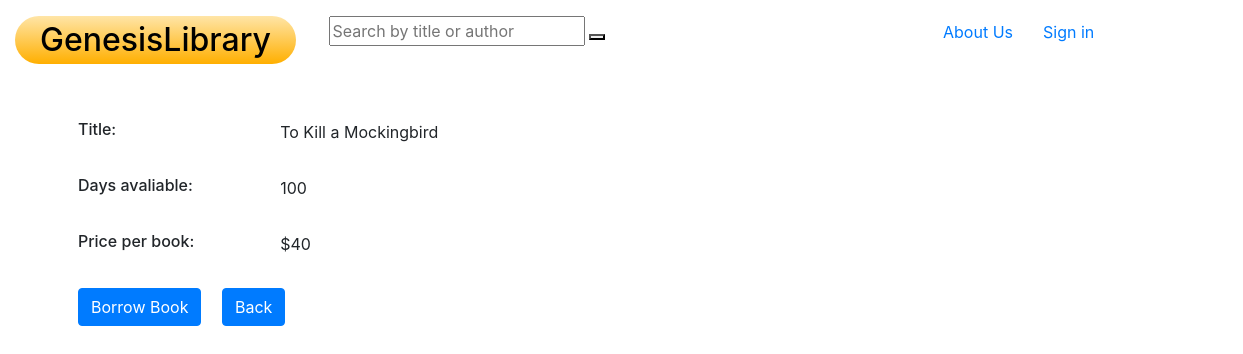
The app's page /borrow_info/2 with its own data.
### libraryGenesis_app/models.py (models this page shows)
class Book(models.Model):
    title = models.CharField(max_length=255)
    author = models.CharField(max_length=255)
    genre = models.CharField(max_length=100)
    publish_date = models.DateField()
    price = models.IntegerField()
    days_avaliable = models.IntegerField()
    about = models.TextField()
    users = models.ManyToManyField(User, related_name="books")
    created_at = models.DateTimeField(auto_now_add = True)
    updated_at = models.DateTimeField(auto_now = True)
    objects = BookManager()

### libraryGenesis_app/views.py (the view)
# urls.py: path('borrow_info/<int:book_id>', views.borrow_info),
def borrow_info(request, book_id):
    book = Book.objects.get(id=book_id)
    context = {
        'book': book
    }
    return render(request, 'borrow_info.html', context)

### libraryGenesis_app/templates/borrow_info.html (shortened to what this page needs)
<!DOCTYPE html>
<html lang="en">
<head>
    {% load static %}
    <link rel="stylesheet" href="{% static 'style.css' %}">
    <link rel="stylesheet" href="https://stackpath.bootstrapcdn.com/bootstrap/4.5.0/css/bootstrap.min.css">
</head>
<body>
    <div class="container-fluid">
        <div class="row dashboard-header mt-3">
            <div class="col-sm">
                <h2 class="gradient"><a class="no-decoration" href="/">GenesisLibrary</a></h2>
            </div>
            <div class="col-sm-6 search-form">
                <form action="/" method="get">
                    <input type="text" name="q" placeholder="Search by title or author" id="search" value="{{ request.GET.q }}"/>
                    <button></button>
                </form>
            </div>
            <div class="row  text-right extra-width m-1">
                <div class="col-sm-4  pl-1  text-left">
                    <a href="/about">About Us</a>
                </div>
                {% if request.session.uid %}
                    <div class="col-sm-3 mr-4 text-left">
                    <a href="/display_borrowed">Borrowed</a>
                    </div>
                    <div class="col-sm-4 text-left">
                    <a href="/logout">Log out</a>
                    </div>
                {% else %}
                <div class="col-sm-3 pl-1 text-left">
                    <a href="/display_login">Sign in</a>
                </div>
                {% endif %}
            </div>
        </div>
        <div class="col-sm mt-5 ml-5">
                <form method="post" {% if request.session.uid %} action="/borrow_book/{{book.id}}" {% else %}  action="/borrow/{{book.id}}" {% endif %}>
                    <div class="form-group row">
                        <h6 class="col-sm-2">Title: </h6>
                        <div class="col-sm-10">
                            <p>{{book.title}}</p>
                        </div>
                    </div>
                    <div class="form-group row">
                        <h6 class="col-sm-2">Days avaliable: </h6>
                        <div class="col-sm-10">
                            <p>{{book.days_avaliable}}</p>
                        </div>
                    </div>
                    <div class="form-group row">
                        <h6 class="col-sm-2">Price per book: </h6>
                        <div class="col-sm-10">
                            <p>${{book.price}}</p>
                        </div>
                    </div>
                    <div class="margin-btn-primary mb-5">
                        <button class="btn btn-primary" type="submit">Borrow Book</button>
                        <a class="btn btn-primary ml-3 " href="/display/{{book.id}}" role="button"> Back</a>
                    </div>
                </form>
        </div>
    </div>
</body>
</html>

### libraryGenesis_app/static/style.css (style rules this page uses)
.gradient { background: linear-gradient(180deg, rgba(255,229,167,1) 0%, rgba(255,175,0,1) 100%); width: -moz-fit-content; width: fit-content; width: -moz-fit-content; padding: 5px 25px; border-radius: 100px; }
.extra-width { width: 300px; margin: 0; }
.no-decoration { color: black; }

### records on screen
Book: title "To Kill a Mockingbird", days_avaliable "100", price "40"
